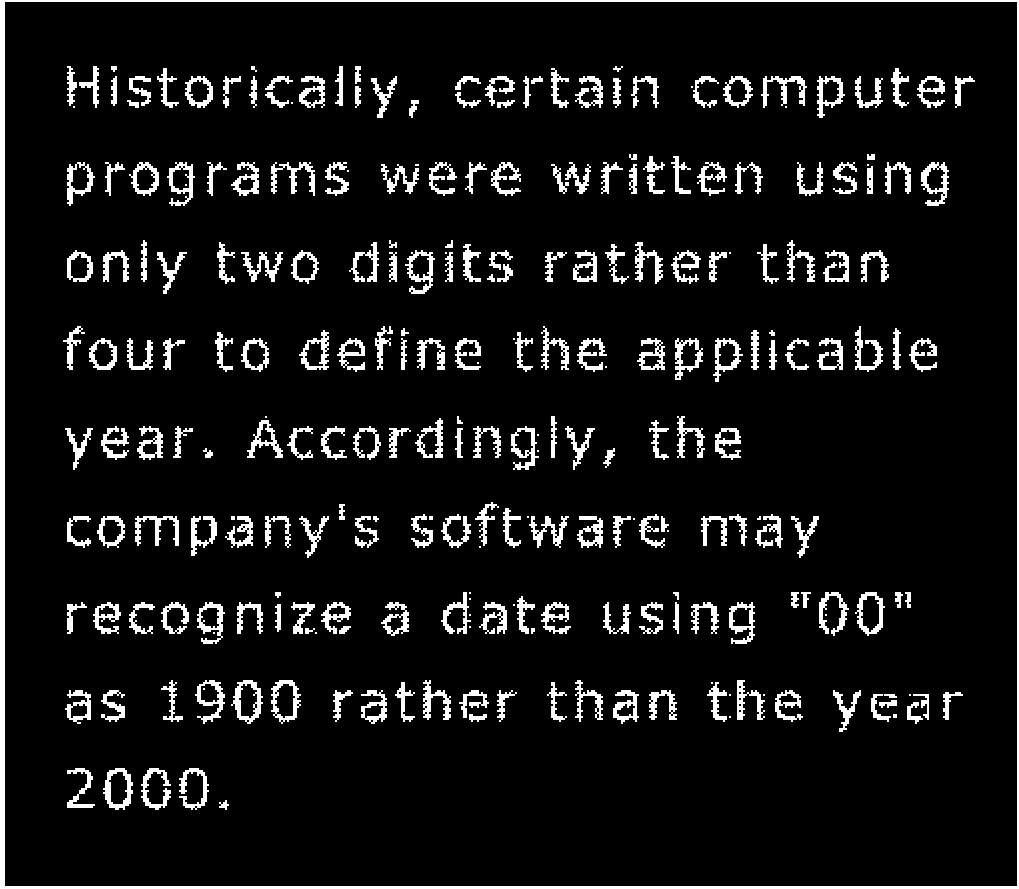
%> input picture Lab-4/assets/text-broken.tif, 1019 x 889 px
$ octave task1_dilation.m   (GNU Octave 9; MATLAB toolbox functions it lacks are replaced by stand-ins)
%> lines starting %> are read from the running program, lines starting %| are printed output that depends on the picture; in (x1, y1, x2, y2) boxes, pixels count from 0 and x2, y2 are one past the last pixel; in counts of white or black regions, pixels touching at a corner belong together; the program's own positions count from 1
% Dilation Operation
A = imread('assets/text-broken.tif');
%> A: size 889x1019 logical; 8.3% white; 266 white regions (38 under 20 px), largest, box (x1, y1, x2, y2) and area: (0, 0, 1019, 889) 11283, (231, 680, 263, 724) 536, (921, 162, 949, 206) 524

B1 = [0 1 0;
    1 1 1;
    0 1 0];

B2 = ones(3,3);

Bx = [1 0 1;
    0 1 0;
    1 0 1];

A1 = imdilate(A, B1);
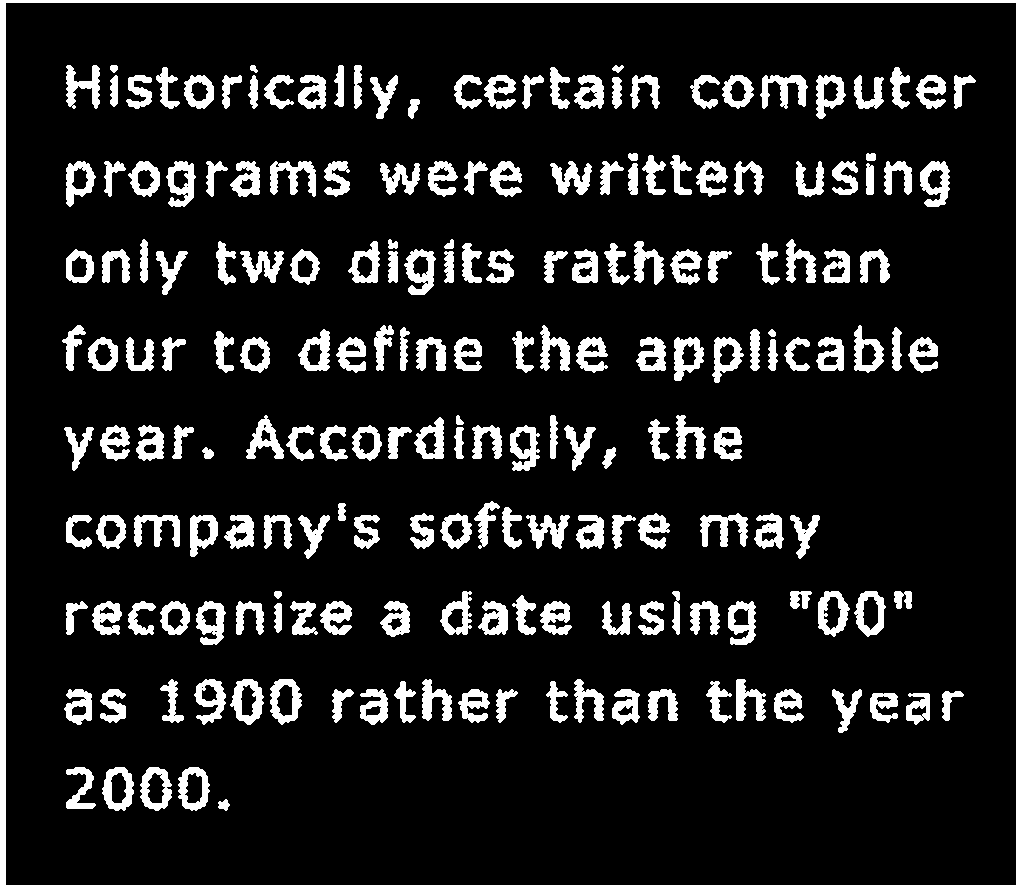
%> A1: size 889x1019 logical; 12.7% white; 202 white regions, largest, box (x1, y1, x2, y2) and area: (0, 0, 1019, 889) 15071, (270, 161, 316, 197) 838, (760, 75, 808, 109) 815
A2 = imdilate(A, B2);
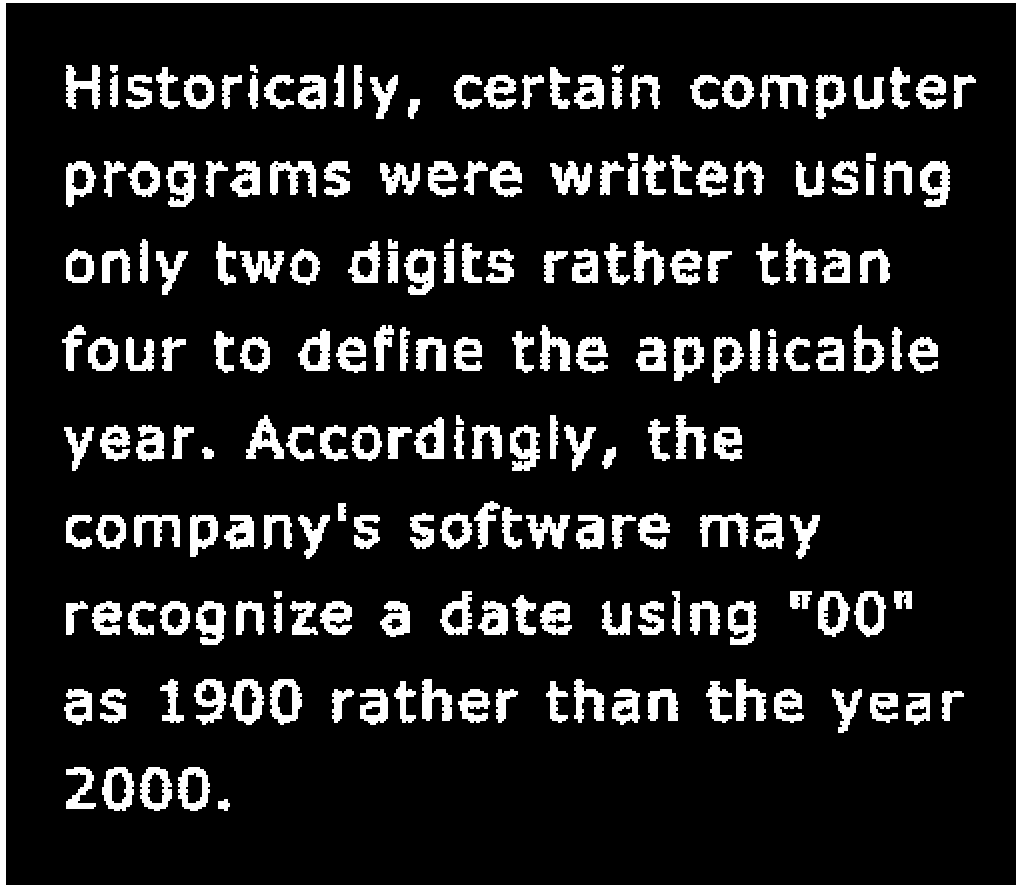
%> A2: size 889x1019 logical; 13.6% white; 202 white regions, largest, box (x1, y1, x2, y2) and area: (0, 0, 1019, 889) 15071, (270, 161, 316, 197) 904, (760, 75, 808, 109) 868
Ax = imdilate(A, Bx);

A11 = imdilate(A1, B1);
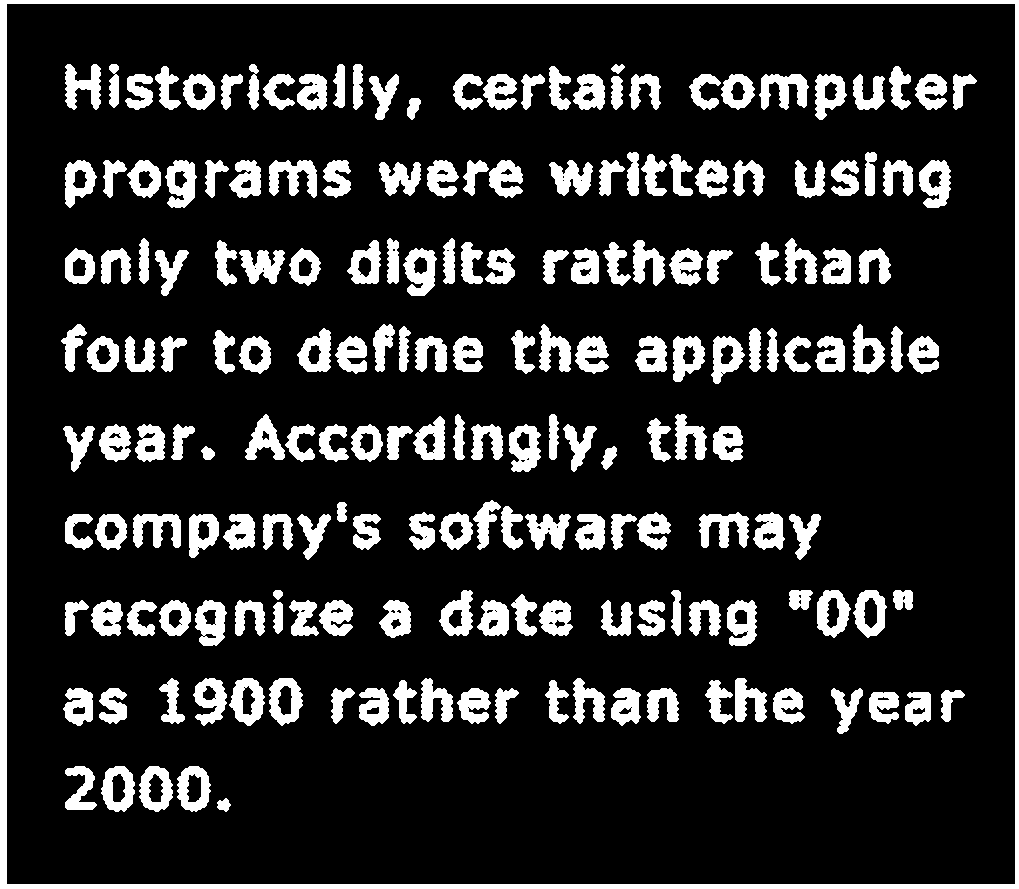
%> A11: size 889x1019 logical; 16.3% white; 194 white regions, largest, box (x1, y1, x2, y2) and area: (0, 0, 1019, 889) 18851, (269, 160, 317, 198) 1087, (759, 74, 809, 110) 1052
A111 = imdilate(A11, B1);
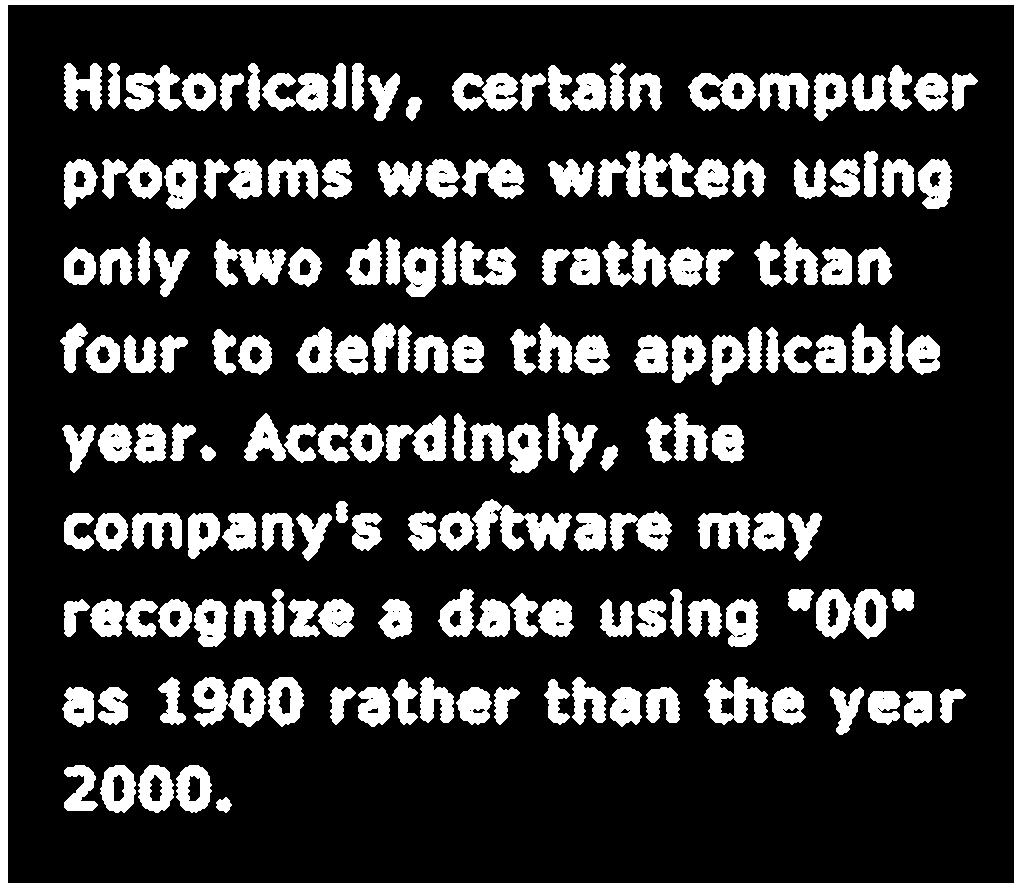
%> A111: size 889x1019 logical; 19.8% white; 176 white regions, largest, box (x1, y1, x2, y2) and area: (0, 0, 1019, 889) 22623, (472, 499, 572, 551) 2611, (598, 151, 694, 197) 2500


% montage({A, A1, A2, Ax}, 'Size', [1 4])
montage({A, A1, A11, A111}, 'Size', [1 4])
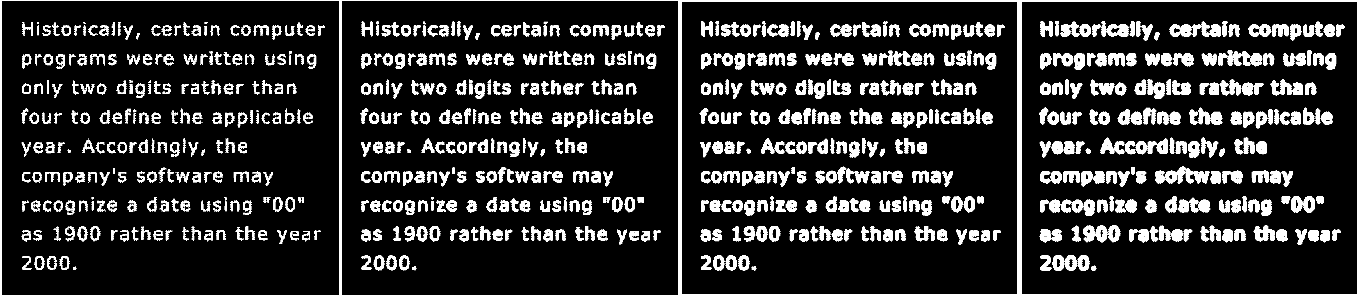
%> displayed picture: size 889x4076 logical (shown at 1/3 size); 14.3% white; 835 white regions (38 under 20 px), largest, box (x1, y1, x2, y2) and area: (0, 0, 4076, 889) 67828, (3529, 499, 3629, 551) 2611, (3655, 151, 3751, 197) 2500

$ run again, with Lab-4/assets/fingerprint-noisy.tif copied over Lab-4/assets/text-broken.tif
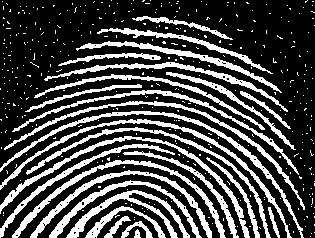
%> input picture Lab-4/assets/fingerprint-noisy.tif, 315 x 238 px
%> A: size 238x315 logical; 28.5% white; 414 white regions (387 under 20 px), largest, box (x1, y1, x2, y2) and area: (0, 111, 304, 238) 1388, (0, 136, 250, 238) 1372, (0, 119, 292, 238) 1337
%> A1: size 238x315 logical; 44.6% white; 278 white regions (248 under 20 px), largest, box (x1, y1, x2, y2) and area: (0, 96, 306, 238) 10524, (11, 71, 303, 180) 3789, (48, 179, 203, 238) 3651
%> A2: size 238x315 logical; 51.9% white; 51 black regions (12 under 20 px), largest, box (x1, y1, x2, y2) and area: (0, 0, 315, 238) 25299, (20, 165, 219, 238) 1075, (0, 140, 205, 227) 882
%> Ax: size 238x315 logical; 50.2% white; 49 black regions (21 under 20 px), largest, box (x1, y1, x2, y2) and area: (0, 0, 315, 238) 26621, (0, 140, 243, 238) 1155, (20, 165, 219, 238) 1084
%> A11: size 238x315 logical; 61.2% white; 143 black regions (56 under 20 px), largest, box (x1, y1, x2, y2) and area: (0, 0, 315, 238) 18886, (0, 143, 124, 226) 493, (20, 166, 123, 238) 485
%> `A111 = imdilate(A11, B1);`:
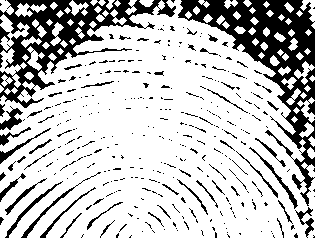
%> A111: size 238x315 logical; 76.3% white; 349 black regions (294 under 20 px), largest, box (x1, y1, x2, y2) and area: (178, 0, 315, 206) 7112, (0, 0, 176, 108) 5459, (21, 172, 101, 238) 254
%> `montage({A, A1, A11, A111}, 'Size', [1 4])`:
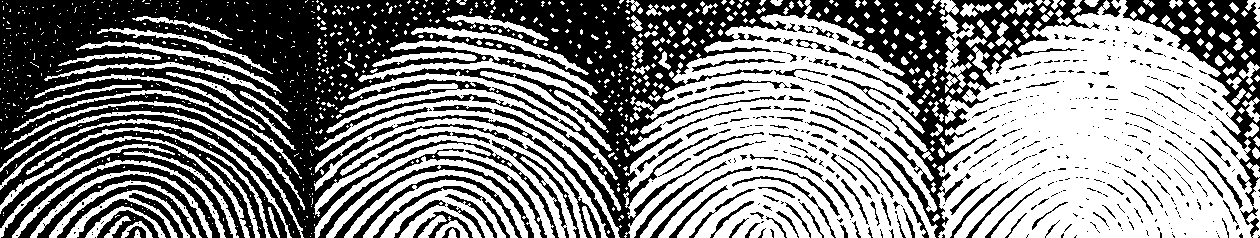
%> displayed picture: size 238x1260 logical; 52.7% white; 576 black regions (426 under 20 px), largest, box (x1, y1, x2, y2) and area: (0, 0, 1121, 238) 96904, (1123, 0, 1260, 206) 7112, (0, 123, 287, 238) 4710
